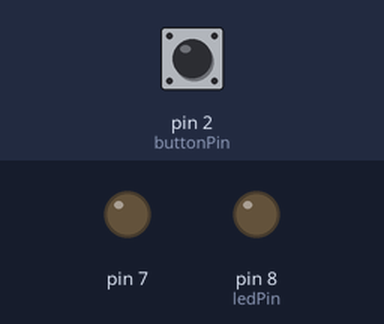
This sketch was run on a simulated Arduino Uno, built with avr-gcc and run on an emulated ATmega328P. Parts: output pins drawn as LEDs (lit = HIGH). Dashed ring = blinking. The test bench sets the inputs (shaded band); at power-on: pin 2 (buttonPin) LOW.

Above: at 1.2 s.
1.3 s: pin 2 (buttonPin) pulsed HIGH 5 times (0.12 s each, 0.3 s apart)
At 1.76 s:
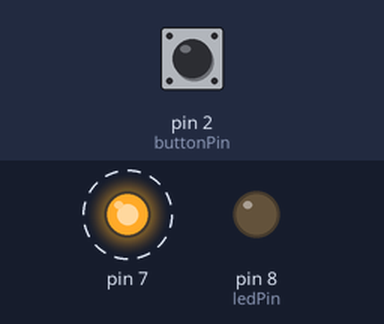
4.3 s: pin 2 (buttonPin) pulled HIGH for 0.15 s
At 5.5 s:
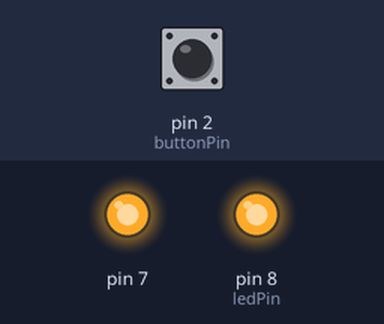
5.9 s: pin 2 (buttonPin) pulled HIGH for 1 s
At 6.8 s:
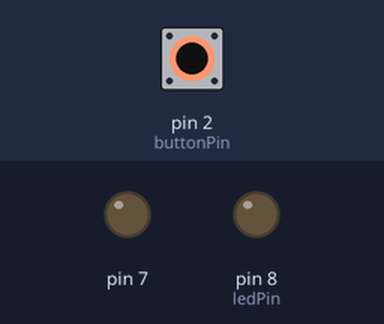
8.4 s: pin 2 (buttonPin) pulled HIGH for 3.2 s
At 8.7 s:
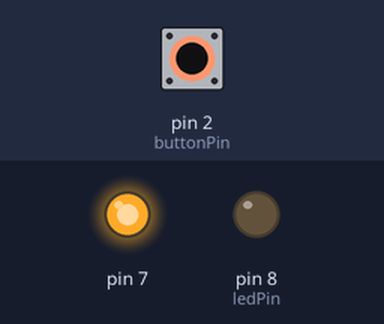
Timing chart, 0 to 11.4 s (numbered marks = the images above; inputs shaded):
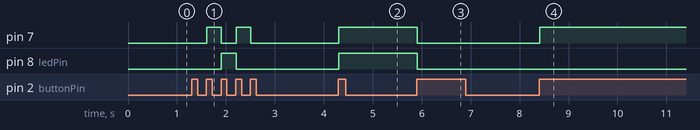

The sketch:

LED_blinkig_for_perticular_pressed_button_number.ino
```cpp
const int buttonPin = 2;
const int ledPin =  8;

boolean button = LOW;

int p=0;

void setup() {
  pinMode(ledPin, OUTPUT);
  pinMode(7, OUTPUT);
  pinMode(buttonPin, INPUT);
}

void loop() {

  if(debounce(button) == HIGH && button == LOW)
  {
    p++;
    button = HIGH;
  }
  else if(debounce(button) == LOW && button == HIGH)
  {
       button = LOW;
  }
  if(p>0)
   {
    if(p%3==0)
    {
    digitalWrite(ledPin,HIGH);
    }
    else
    {
      digitalWrite(ledPin,LOW);
    }
     if(p%2==0)
    {
    digitalWrite(7,HIGH);
    }
    else
    {
      digitalWrite(7,LOW);
    }
   }
}

boolean debounce(boolean button)
{
  boolean Now = digitalRead(buttonPin);
  if(button!=Now)
  {
    delay(10);
   Now = digitalRead(buttonPin);
  }
  return Now;

}
```

Measured:
- after the input at 1.3 s, pin 7: alternates HIGH for 0.30 s and LOW for 0.30 s, 4 changes in all, then stays LOW, starting after 0.31 s; pin 8 (ledPin): LOW → HIGH after 0.61 s, → LOW 0.30 s later
- after the input at 4.3 s, pin 7, pin 8 (ledPin): LOW → HIGH at once
- after the input at 5.9 s, pin 7, pin 8 (ledPin): HIGH → LOW at once
- after the input at 8.4 s, pin 7: LOW → HIGH at once
